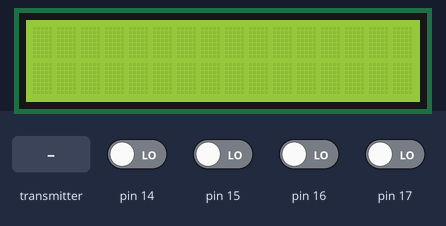
A sketch run on a simulated Arduino Uno, built with avr-gcc and run on an emulated ATmega328P. Parts: 16×2 character LCD. The inputs (shaded band) are chosen by the test bench; at power-on: pin 14–17 LOW. No radio packets arrive unless stated; what the sketch prints to the serial monitor is not drawn.

Above: at 1.2 s.
1.3 s: the transmitter starts sending receivedData = 0
At 2.2 s:
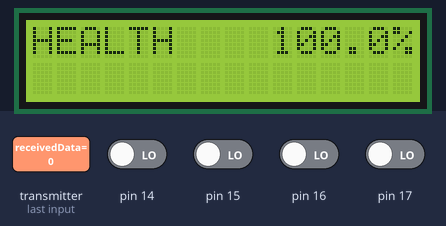
2.8 s: pin 16 driven HIGH
At 3.5 s:
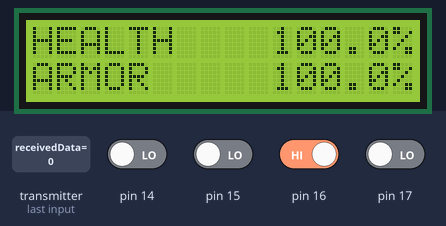
5.8 s: pin 16 driven LOW
At 7.1 s:
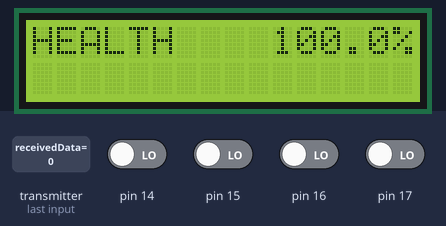
Timing chart, 0 to 8.8 s (numbered marks = the images above; inputs shaded):
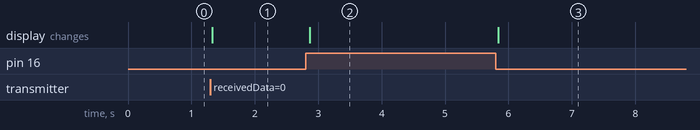

Measured:
- after the input at 1.3 s, the display: changes at once (image 1)
- after the input at 2.8 s, the display: changes after 0.07 s (image 2)
- after the input at 5.8 s, the display: changes at once (image 3)

The sketch:

NRF-recieve.ino
```cpp
 /* The circuit:
 * LCD RS pin to digital pin 8
 * LCD Enable pin to digital pin 9
 * LCD D4 pin to digital pin 5
 * LCD D5 pin to digital pin 4
 * LCD D6 pin to digital pin 3
 * LCD D7 pin to digital pin 2
 * LCD R/W pin to ground
 * LCD VSS pin to ground
 * LCD VCC pin to 5V
 * 10K resistor:
 * ends to +5V and ground
 * wiper to LCD VO pin (pin 3)
*/

/* The circuit:
 * NRF24 CE pin ti digital pin 6
 * NRF24 CSN pin ti digital pin 7
 * NRF24 SCK pin ti digital pin 13
 * NRF24 MOSI pin ti digital pin 11
 * NRF24 MISO pin ti digital pin 12
 */
// include the library code:
//#include <SPI.h>
/*
  Подключаем файл настроек из библиотеки RF24
*/
#include <nRF24L01.h>
/*
  Подключаем библиотеку  для работы с nRF24L01+
*/
#include <RF24.h>

//#include <Wire.h>
#include <LiquidCrystal.h>

//#include <printf.h>

// initialize the library with the numbers of the interface pins
LiquidCrystal lcd(8, 9, 5, 4, 3, 2);
/*
  Создаём объект radio для работы с библиотекой RF24,
  указывая номера выводов модуля (CE, SS).
*/
RF24 radio(6, 7);

/*
  Объявляем массив для хранения и передачи данных
  (до 32 байт включительно).
*/
int receivedData;
float Health = 100;  // --- КОЛИЧЕСТВО ХП ---
float Armor = 100;  // --- КОЛИЧЕСТВО БРОНИ ---
int Hit = 0x42;
int MANA = 100;

uint8_t pipe;

boolean la = false; // --- МЕЛКАЯ АПТЕЧКА ФЛАГ ---
boolean lb = false; // --- БОЛЬШАЯ АПТЕЧКА ФЛАГ ---
boolean arm = false; // --- БРОНЯ ФЛАГ ---

#define lowAPT digitalRead(14)
#define highAPT digitalRead(15)
#define SUIT digitalRead(16)
#define BUT digitalRead(17)
/*
  Объявляем переменную в которую будет сохраняться
  номер трубы по которой приняты данные.
*/

void radio_setup(void){
/*
    Инициируем передачу данных по шине UART в монитор
    последовательного порта на скорости 115200 бит/сек.
  */
  Serial.begin(9600);
  /*
    Инициируем работу nRF24L01+
  */
  radio.begin();
  /*
    Указываем канал передачи данных (от 0 до 127)
    (на одном канале может быть только 1 приёмник и до 6 передатчиков).
    Выбираем канал в котором нет шумов!
  */
  radio.setChannel(0x55);
  /*
    Указываем скорость передачи данных
    RF24_250KBPS = 250Кбит/сек
    RF24_1MBPS = 1Мбит/сек
    RF24_2MBPS = 2Мбит/сек
    Скорость должна быть одинакова на приёмнике и передатчике.
    При самой низкой скорости имеем самую высокую чувствительность и дальность.
  */
  radio.setDataRate(RF24_2MBPS);
  /*
    Указываем мощность передатчика
    RF24_PA_MIN=-18dBm
    RF24_PA_LOW=-12dBm
    RF24_PA_HIGH=-6dBm
    RF24_PA_MAX=0dBm
  */
  radio.setPALevel(RF24_PA_LOW);
  /*
    Открываем 1 трубу с адресом 1 передатчика 0x0123456789LL, для приема данных.
  */
  radio.setRetries(15,1);
  radio.openReadingPipe(1, 0x0123456789FF);
  /*
    Включаем приемник, начинаем прослушивать открытые трубы.
  */
  radio.startListening();
}

void setup() {
  pinMode(14, INPUT);
  pinMode(15, INPUT);
  pinMode(16, INPUT);
  lcd.begin(16, 2);
  radio_setup();
  lcd.clear();
}

void show_armor(void){           // ВЫВОД КОЛ-ВА ХП
  byte i = 0;
  if (Armor == 100 && SUIT == HIGH)
  {
  lcd.setCursor(0,1);
  lcd.print("ARMOR");
  lcd.setCursor(10,1);
  lcd.print(Armor, 1);
  lcd.print("%");
  lcd.print(" ");
  }
    else if (Armor < 100 && Armor >= 10 && SUIT == HIGH)
    {
    lcd.setCursor(0,1);
    lcd.print("ARMOR");
    lcd.setCursor(10,1);
    lcd.print(" ");
    lcd.print(Armor, 1);
    lcd.print("%");
    lcd.print(" ");
    }
      else if (Armor < 10 && Armor >= 1 && SUIT == HIGH)
      {
      lcd.setCursor(0,1);
      lcd.print("ARMOR");
      lcd.setCursor(11,1);
      lcd.print(" ");
      lcd.print(Armor, 1);
      lcd.print("%");
      lcd.print(" ");
      }
        else
        {
        lcd.setCursor(0,1);
          for (i = 0; i < 16; i++)
          {
          lcd.print(" ");
          }
        }
}

void show_health(void){           // ВЫВОД КОЛ-ВА ХП
  if (Health == 100.0)
  {
  lcd.setCursor(0,0);
  lcd.print("HEALTH");
  lcd.setCursor(10,0);
  lcd.print(Health, 1);
  lcd.print("%");
  lcd.print(" ");
  }
    else if(Health < 100.0 && Health >= 10.0)
    {
    lcd.setCursor(0,0);
    lcd.print("HEALTH");
    lcd.setCursor(10,0);
    lcd.print(" ");
    lcd.print(Health, 1);
    lcd.print("%");
    lcd.print(" ");
    }
      else if(Health < 10.0 && Health >= 1.0)
      {
      lcd.setCursor(0,0);
      lcd.print("HEALTH");
      lcd.setCursor(11,0);
      lcd.print(" ");
      lcd.print(Health, 1);
      lcd.print("%");
      lcd.print(" ");
      }
}

void death(void){
  lcd.clear();                                          //
  lcd.setCursor(6,0);                                   //
  lcd.print("You");                                     //
  lcd.setCursor(7,1);                                   // СМЕРТЬ
  lcd.print("DIE");                                     //
  lcd.print(" ");                                       //
  delay(500);                                           //
}

void receive(void)
{
  switch (receivedData)
  {
  case 0x42:              // --- СИГНАЛ АНОМАЛИИ ---
  if (Health <= 0)
  {
  death();
  break;
  }else if(Health > 0 && SUIT == HIGH && Armor > 0) // ЕСЛИ ХП БОЛЬШЕ 0 И ОДЕТ КОСТЮМ
    {
      Health = Health -0.5;
      Armor = Armor - 5;
        if (Armor == 0){
          arm = true;
        }
    }
        else
        {
        Health = Health - 1;             // ЕСЛИ ХП БОЛЬШЕ 0 И НЕТУ КОСТЮМА
        }
  show_health();
  show_armor();
  break;
  default:                // --- НЕТУ УГРОЗ ---
  if (Health <= 0)
  {
  death();
  break;
  }
  show_health();
  show_armor();
  }
}

void RADIO(void){ // ПРИНИМАЕМ СИГНАЛ
if (radio.available(&pipe)) {
    /*
      Читаем данные из буфера в массив receivedData указывая
      сколько всего байт может поместиться в массив.
    */
radio.read(&receivedData, sizeof(receivedData));
 receive();
}
}

void APT_L(void){                 // --- МЕЛКАЯ АПТЕЧКА НА 30 ХП ---
  byte a = 0;                     // РАБОТАЕТ ПРИ УСЛОВИИ ЧТО
  byte Healthmax = 100;           // ЕСЛИ ВСТАВЛЕНА В ПОРТ И ХП НЕ 100%
  byte Healthnow = 0;
  if (lowAPT == HIGH && Health < 100 && Health >= 70 && Health > 0 && la == false)
  {
      Healthnow = Healthmax - Health;
      Health = Health + Healthnow;
      la = true;
  }
  else if (lowAPT == HIGH && Health < 70 && Health > 0 && la == false)
  {
      Health = Health + 30;
      la = true;
  }
  else
  {
  }
}

void APT_H(void){                 // --- БОЛЬШАЯ АПТЕЧКА НА ФУЛЛ ХП ---
  byte a = 0;                     // РАБОТАЕТ ПРИ УСЛОИИ ЧТО
  byte Healthmax = 100;           // ЕСЛИ ВСТАВЛЕНА В ПОРТ И ХП НЕ 100%
  byte Healthnow = 0;
  if (highAPT == HIGH && Health < 100 && Health > 0 && lb == false)
  {
      Health = Healthmax;
      lb = true;
  }
  else
  {
  }
}

void HIT() {
if(BUT == HIGH ){
radio.stopListening();
radio.write(&Hit, sizeof(Hit));
MANA = MANA - 5;
Serial.print("МАНА [");
Serial.print(MANA);
Serial.print('%');
Serial.println('}');
radio.startListening();
}
  else if(BUT == LOW && MANA == 100)
  {
  radio.startListening();
  Serial.print("МАНА [");
  Serial.print(MANA);
  Serial.print('%');
  Serial.println(']');
  }
    else
    {
    radio.startListening();
    MANA = MANA + 1;
    Serial.print("МАНА [");
    Serial.print(MANA);
    Serial.print('%');
    Serial.println(']');
    }
}

void loop() {
  RADIO();
  APT_L();
  APT_H();
  HIT();
}
```
